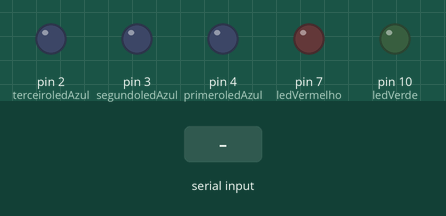
This sketch was run on a simulated Arduino Uno, built with avr-gcc and run on an emulated ATmega328P. Shown: output pins drawn as LEDs (lit = HIGH). The test bench sets the inputs (shaded band). Random numbers use the default seed unless the sketch sets one; what the sketch prints to the serial monitor is not drawn.

Above: at 0.9 s.
1.0 s: "90,45\n" received over Serial
At 1.4 s:
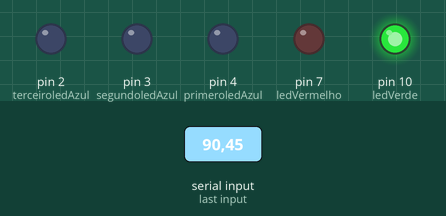
Timing chart, 0 to 4.0 s (numbered marks = the images above; inputs shaded):
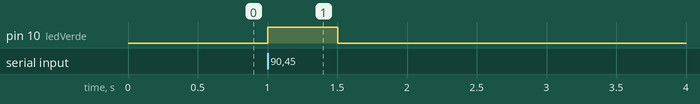

The sketch:

jogos_de_dados_1__1_.ino
```cpp
// C++ code
//variaaveis

int primeroledAzul = 4;
int segundoledAzul = 3;
int terceiroledAzul = 2;
int ledVerde = 10;
int ledVermelho = 7;
int pontosObtidos = 1;
int quantidadeRodadas;
int  palpiteDigitado;

#include <Servo.h>
Servo portaDaFortaleza;

void setup()
{
  Serial.begin(9600);
  randomSeed(analogRead(0));
  pinMode (ledVermelho, OUTPUT);
  pinMode (ledVerde, OUTPUT);
  pinMode (terceiroledAzul, OUTPUT);
  pinMode (segundoledAzul, OUTPUT);
  pinMode (primeroledAzul, OUTPUT);


  Serial.println("Palpite errado");
  while(!Serial.available());
  palpiteDigitado = Serial.parseInt();

  if(palpiteDigitado == palpiteDigitado){
    digitalWrite(ledVerde, HIGH);
    delay(500);
    digitalWrite(ledVerde, LOW);
    Serial.println("Parabens, seu palite ta certo!");
  }else{
    digitalWrite(ledVermelho, HIGH);
    digitalWrite(terceiroledAzul, HIGH);
    delay(500);
    digitalWrite(ledVermelho, LOW);
    digitalWrite(segundoledAzul, LOW);
    Serial.print("Palpite Errado, tente outra vez!");


  }
}

  void loop()
  {

    int DadoPalpites [quantidadeRodadas];
    int DadoResultados [quantidadeRodadas];

  for(int q = 0; q < quantidadeRodadas; q++)
  {
    Serial.println("-------------------------------------------");
    Serial.println();
    Serial.println("Desafio do Palpite");
    Serial.println();
    Serial.println("-------------------------------------------");

    int palpite = 0;
    Serial.println("Digite um numero de 1 a 6:");
    while( ! Serial.available());
    palpite = Serial.parseInt();
    int numeroAleatorio = random(1, 7);
    Serial.println();
  }
}
```

Measured:
- after the input at 1.0 s, pin 10 (ledVerde): LOW → HIGH at once, → LOW 0.50 s later
